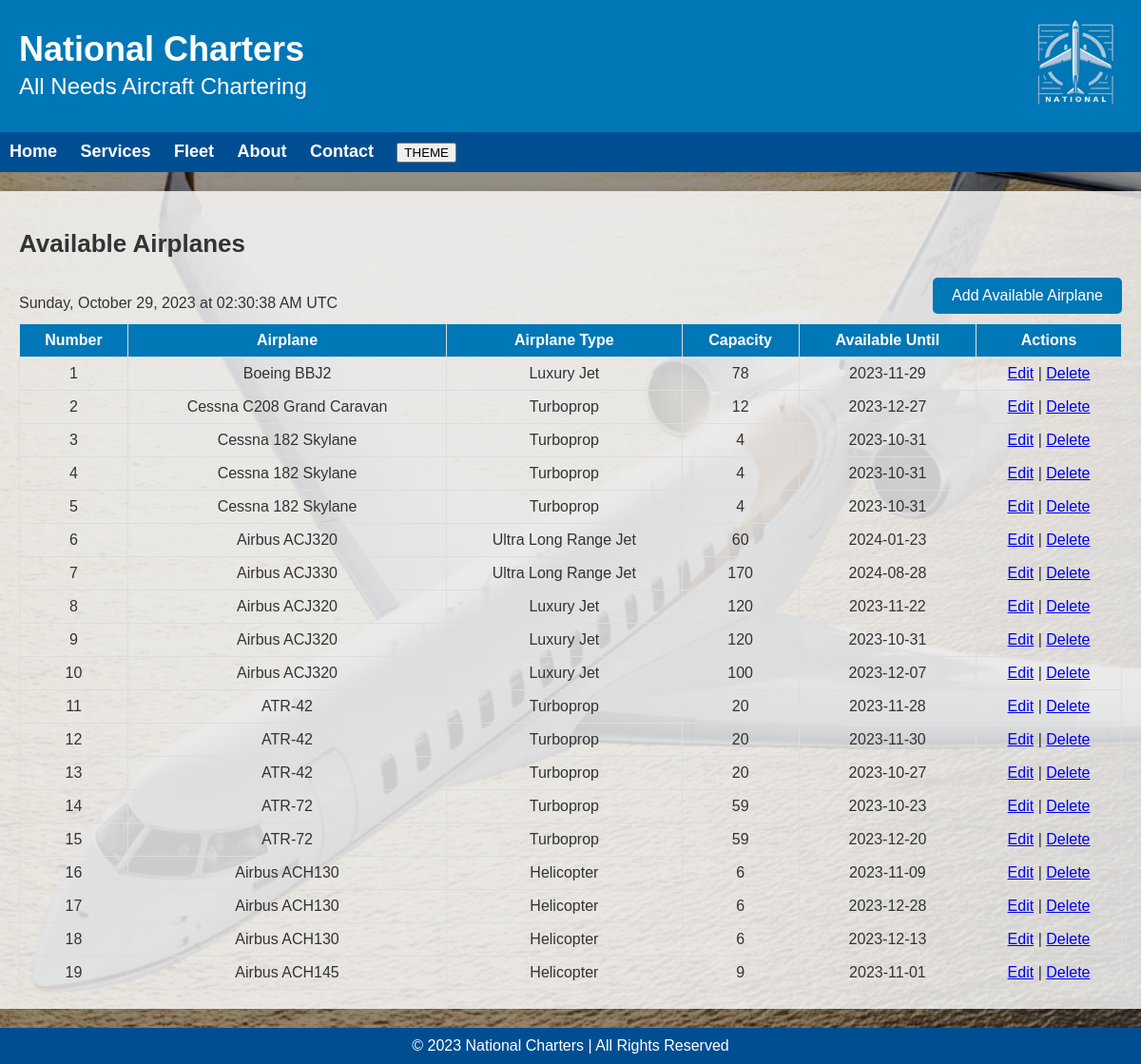
Page /POSTTEST6/available_airplanes.php on the earlier database version.
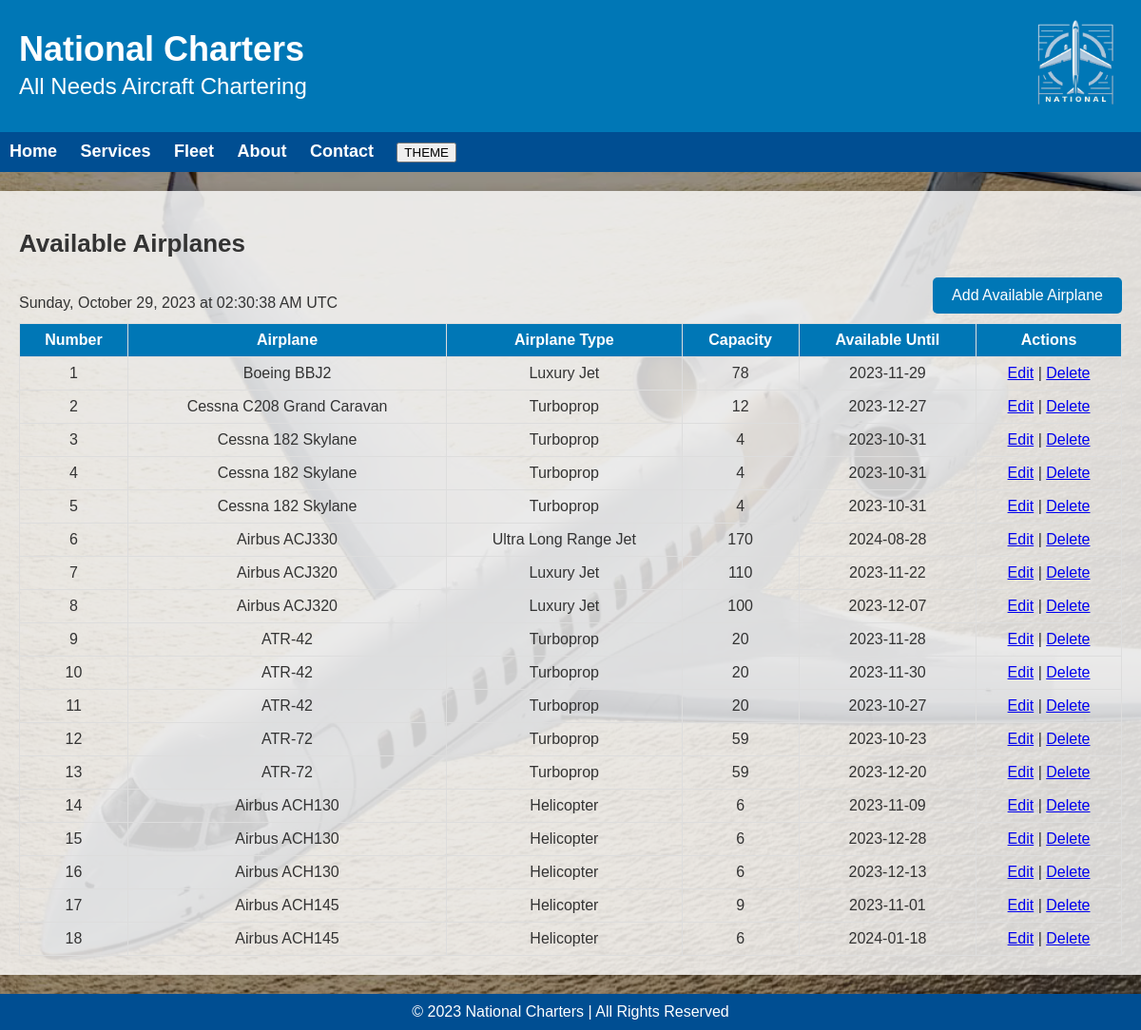
Same page on the later database version.
### tables this page shows
CREATE TABLE `available` (
  `airplane_id` int(4) NOT NULL,
  `airplane` varchar(50) NOT NULL,
  `airplane_type` varchar(50) NOT NULL,
  `capacity` int(3) NOT NULL,
  `availability` date NOT NULL
);

### POSTTEST6/available_airplanes.php (the view, shortened to what this page needs)
<!DOCTYPE html>
<html lang="en">
<head>
    <link rel="stylesheet" href="available_style.css">
</head>
<body>
    <header>
        <div>
            <h1>National Charters</h1>
            <p>All Needs  Aircraft Chartering</p>
        </div>
        <div>
            <img class="logo" src="national.png" alt="logo">
        </div>
    </header>
    <nav>
        <ul>
            <li><a href="index.html">Home</a></li>
            <li class="services"><a href="#">Services</a></li>
            <li class="fleet"><a href="#">Fleet</a></li>
            <li><a href="about.html">About</a></li>
            <li class="contact"><a href="contact.html">Contact</a></li>
            <li><button id="theme-button">THEME</button></li>
        </ul>
    </nav>
    <div class="container">
    <h2>Available Airplanes</h2>
    <button class="add-button">Add Available Airplane</button><br>
    <div id="datetime-info"></div>
    <table class="styled-table">
        <tr class="header-row">
            <th>Number</th>
            <th>Airplane</th>
            <th>Airplane Type</th>
            <th>Capacity</th>
            <th>Available Until</th>
            <th>Actions</th>
        </tr>
        <?php
            $servername = "localhost";
            $username = "root";
            $password = "";
            $dbname = "POSTTEST";
            $conn = new mysqli($servername, $username, $password, $dbname);
            $sql = "SELECT * FROM available";
            $result = $conn->query($sql);
            $rowNumber = 1;
            if ($result->num_rows > 0) {
                while ($row = $result->fetch_assoc()) {
                    echo '<tr>';
                    echo '<td>' . $rowNumber . '</td>';
                    echo '<td>' . $row['airplane'] . '</td>';
                    echo '<td>' . $row['airplane_type'] . '</td>';
                    echo '<td>' . $row['capacity'] . '</td>';
                    echo '<td>' . $row['availability'] . '</td>';
                    echo '<td>';
                    echo '<a href="edit_airplane.php?id=' . $row['airplane_id'] . '">Edit</a>';
                    echo ' | ';
                    echo '<a href="delete_airplane.php?id=' . $row['airplane_id'] . '">Delete</a>';
                    echo '</td>';
                    echo '</tr>';
                    $rowNumber++;
                }
            } else {
                echo '<tr><td colspan="6">No airplanes available.</td></tr>';
            }
            ?>
                </table>
        </div>
    <footer>
    &copy; 2023 National Charters | All Rights Reserved
</footer>
</body>

Differences in the rows shown:
removed available: airplane "Airbus ACJ320", airplane_type "Ultra Long Range Jet", capacity "60", availability "2024-01-23"
removed available: airplane "Airbus ACJ320", airplane_type "Luxury Jet", capacity "120", availability "2023-10-31"
changed available (number 7 of 18 on the later page): capacity "120" → "110"
added available: airplane "Airbus ACH145", airplane_type "Helicopter", capacity "6", availability "2024-01-18"
